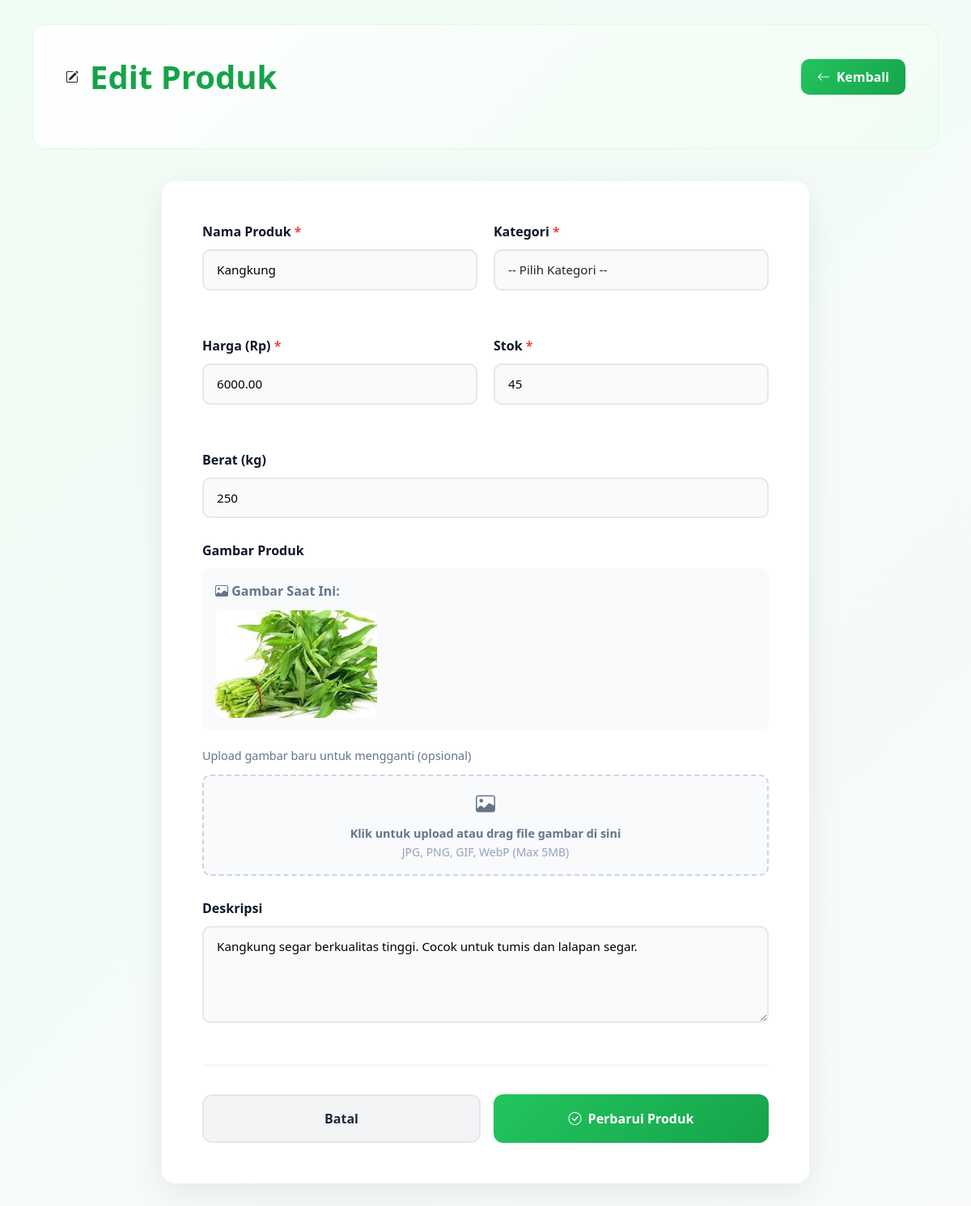
/admin/pages/products/edit.php?id=2 (signed in), run on the app's committed database.
### tables this page shows
CREATE TABLE IF NOT EXISTS `produk` (
  `id` int(11) NOT NULL AUTO_INCREMENT,
  `nama` varchar(100) NOT NULL,
  `deskripsi` text,
  `harga` decimal(10,2) NOT NULL,
  `stock` int(11) NOT NULL DEFAULT 0,
  `gambar` varchar(255) DEFAULT 'default.jpg',
  `kategori` varchar(50) DEFAULT NULL,
  `berat` int(11) DEFAULT NULL COMMENT 'Berat dalam gram',
  `created_at` timestamp NOT NULL DEFAULT CURRENT_TIMESTAMP,
  `updated_at` timestamp NOT NULL DEFAULT CURRENT_TIMESTAMP ON UPDATE CURRENT_TIMESTAMP,
  PRIMARY KEY (`id`)
);

### config/routes.php (called while the page is built)
<?php
return [
    'dashboard' => 'admin/pages/dashboard/dashboard.php',
    'login' => 'admin/login.php',
    'logout' => 'admin/logout.php',
    'kategori.index' => 'admin/pages/kategori/index.php',
    'kategori.create' => 'admin/pages/kategori/create.php',
    'kategori.edit' => 'admin/pages/kategori/edit.php',
    'kategori.delete' => 'admin/pages/kategori/delete.php',
    'ongkos-kirim.index' => 'admin/pages/ongkos-kirim/index.php',
    'ongkos-kirim.create' => 'admin/pages/ongkos-kirim/create.php',
    'ongkos-kirim.edit' => 'admin/pages/ongkos-kirim/edit.php',
    'ongkos-kirim.delete' => 'admin/pages/ongkos-kirim/delete.php',
    'voucher.index' => 'admin/pages/voucher/index.php',
    'voucher.create' => 'admin/pages/voucher/create.php',
    'voucher.edit' => 'admin/pages/voucher/edit.php',
    'voucher.delete' => 'admin/pages/voucher/delete.php',
    'products.index' => 'admin/pages/products/index.php',
    'products.create' => 'admin/pages/products/create.php',
    'products.edit' => 'admin/pages/products/edit.php',
    'products.delete' => 'admin/pages/products/delete.php',
    'products.reviews' => 'admin/pages/products/reviews.php',
    'transactions.index' => 'admin/pages/transactions/index.php',
    'transactions.detail' => 'admin/pages/transactions/detail.php',
    'transactions.invoice' => 'admin/pages/transactions/invoice.php',
    'review.index' => 'admin/messages/index.php',
];

### helpers/RouteHelper.php (called while the page is built, shortened)
<?php
function route($routeName, $params = [])
{
    static $routes = null;
    if ($routes === null) {
        $routes = require __DIR__ . '/../config/routes.php';
    }
    $path = $routes[$routeName];
    $basePath = '/sayur_mayur_app/';
    if (strpos($path, '/') !== 0) {
        $path = '/' . $path;
    }
    $path = $basePath . ltrim($path, '/');
    return $path;
}

### admin/pages/products/edit.php (the view, shortened to what this page needs)
<?php
include '../../../config/koneksi.php';
require_once '../../../helpers/RouteHelper.php';
$id = (int)($_GET['id'] ?? 0);
$stmt = mysqli_prepare($conn, "SELECT * FROM produk WHERE id = ?");
mysqli_stmt_bind_param($stmt, "i", $id);
mysqli_stmt_execute($stmt);
$item = mysqli_fetch_assoc(mysqli_stmt_get_result($stmt));
?>
<!DOCTYPE html>
<html lang="id">
<head>
  <link href="https://cdn.jsdelivr.net/npm/bootstrap@5.3.3/dist/css/bootstrap.min.css" rel="stylesheet">
  <link rel="stylesheet" href="https://cdn.jsdelivr.net/npm/bootstrap-icons@1.11.0/font/bootstrap-icons.css">
</head>
<body>
  <div class="admin-main">
      <div class="admin-content">
        <div class="page-header">
          <div class="page-header-top">
            <div class="page-header-title">
              <i class="bi bi-pencil-square"></i>
              <h1>Edit Produk</h1>
            </div>
            <a href="<?= route('products.index') ?>" class="back-btn-header">
              <i class="bi bi-arrow-left"></i> Kembali
            </a>
          </div>
        </div>
        <div style="display: flex; justify-content: center; width: 100%;">
          <div class="form-card">
            <form method="POST" enctype="multipart/form-data">
              <div class="form-row">
                <div class="form-group">
                  <label class="form-label">Nama Produk <span class="form-label-required">*</span></label>
                  <input type="text" name="nama" class="form-input" value="<?= htmlspecialchars($item['nama']); ?>" required>
                </div>
                <div class="form-group">
                  <label class="form-label">Kategori <span class="form-label-required">*</span></label>
                  <select name="kategori" class="form-select" required>
                    <option value="">-- Pilih Kategori --</option>
                  </select>
                </div>
              </div>
              <div class="form-row">
                <div class="form-group">
                  <label class="form-label">Harga (Rp) <span class="form-label-required">*</span></label>
                  <input type="number" name="harga" class="form-input" value="<?= $item['harga']; ?>" step="100" min="0" required>
                </div>
                <div class="form-group">
                  <label class="form-label">Stok <span class="form-label-required">*</span></label>
                  <input type="number" name="stock" class="form-input" value="<?= $item['stock']; ?>" min="0" required>
                </div>
              </div>
              <div class="form-group">
                <label class="form-label">Berat (kg)</label>
                <input type="number" name="berat" class="form-input" value="<?= $item['berat']; ?>" step="0.1" min="0">
              </div>
              <div class="form-group">
                <label class="form-label">Gambar Produk</label>
                <?php if (!empty($item['gambar'])): ?>
                  <div class="current-image">
                    <span class="current-image-label"><i class="bi bi-image"></i> Gambar Saat Ini:</span>
                    <img src="../../../../assets/img/<?= htmlspecialchars($item['gambar']); ?>" alt="<?= htmlspecialchars($item['nama']); ?>">
                  </div>
                <?php endif; ?>
                <p style="color: #64748b; font-size: 0.9rem; margin-bottom: 12px;">Upload gambar baru untuk mengganti (opsional)</p>
                <div class="file-input-wrapper">
                  <label for="gambar" class="file-input-label">
                    <i class="bi bi-image"></i>
                    <p>Klik untuk upload atau drag file gambar di sini</p>
                    <small style="color: #94a3b8;">JPG, PNG, GIF, WebP (Max 5MB)</small>
                  </label>
                </div>
              </div>
              <div class="form-group">
                <label class="form-label">Deskripsi</label>
                <textarea name="deskripsi" class="form-textarea"><?= htmlspecialchars($item['deskripsi'] ?? ''); ?></textarea>
              </div>
              <div class="form-actions">
                <a href="<?= route('products.index') ?>" class="btn-cancel">Batal</a>
                <button type="submit" class="btn-submit">
                  <i class="bi bi-check-circle"></i> Perbarui Produk
                </button>
              </div>
            </form>
          </div>
        </div>
      </div>
  </div>
</body>
</html>

### admin/pages/products/edit.php (style rules this page uses)
* { margin: 0; padding: 0; box-sizing: border-box; }
body { font-family: 'Segoe UI'; background: linear-gradient(135deg, #f0fdf4 0%, #f8fafc 100%); min-height: 100vh; }
.admin-main { min-height: 100vh; display: flex; flex-direction: column; }
.admin-content { padding: 30px 40px; display: flex; flex-direction: column; flex: 1; width: 100%; }
.page-header { background: linear-gradient(135deg, #ffffff 0%, #f0fdf4 100%); border-radius: 16px; padding: 40px; margin-bottom: 40px; border: 1px solid #dcfce7; }
.page-header-top { display: flex; align-items: center; justify-content: space-between; margin-bottom: 24px; }
.page-header-title { display: flex; align-items: center; gap: 14px; }
.page-header-title h1 { font-size: 2.5rem; font-weight: 900; color: #16a34a; margin: 0; }
.back-btn-header { display: inline-flex; align-items: center; gap: 8px; padding: 10px 20px; background: linear-gradient(135deg, #22c55e 0%, #16a34a 100%); color: white; border-radius: 10px; text-decoration: none; font-weight: 600; }
.form-card { background: white; border-radius: 16px; padding: 50px; box-shadow: 0 10px 40px rgba(0, 0, 0, 0.08); max-width: 800px; width: 100%; margin: 0 auto; }
.form-group { margin-bottom: 28px; }
.form-row { display: grid; grid-template-columns: repeat(2, 1fr); gap: 20px; margin-bottom: 28px; }
.form-label { font-weight: 700; color: #0f172a; margin-bottom: 10px; }
.form-label-required { color: #ef4444; }
.form-input, .form-select, .form-textarea { width: 100%; padding: 12px 16px; border: 2px solid #e5e7eb; border-radius: 10px; font-size: 0.95rem; background: #fafafa; }
.form-textarea { resize: vertical; min-height: 120px; }
.file-input-wrapper { position: relative; overflow: hidden; }
.file-input-label { display: block; padding: 16px; border: 2px dashed #cbd5e1; border-radius: 10px; text-align: center; cursor: pointer; background: #f8fafc; }
.file-input-label i { font-size: 1.5rem; color: #64748b; display: block; margin-bottom: 8px; }
.file-input-label p { margin: 0; color: #64748b; font-weight: 600; font-size: 0.9rem; }
.current-image { margin-bottom: 20px; padding: 16px; background: #f8fafc; border-radius: 10px; }
.current-image-label { font-weight: 600; color: #64748b; margin-bottom: 12px; display: block; }
.current-image img { max-width: 200px; max-height: 200px; border-radius: 8px; }
.form-actions { display: flex; gap: 16px; margin-top: 45px; padding-top: 35px; border-top: 2px solid #f1f5f9; }
.btn-submit { flex: 1; padding: 16px 32px; background: linear-gradient(135deg, #22c55e 0%, #16a34a 100%); color: white; border: none; border-radius: 12px; font-weight: 700; cursor: pointer; display: flex; align-items: center; justify-content: center; gap: 8px; }
.btn-cancel { flex: 1; padding: 16px 32px; background: #f3f4f6; color: #1e293b; border: 2px solid #e5e7eb; border-radius: 12px; font-weight: 700; cursor: pointer; text-decoration: none; display: flex; align-items: center; justify-content: center; }

### data on the page
produk: nama "Kangkung", harga "6000.00", stock "45", berat "250", gambar (picture), deskripsi "Kangkung segar berkualitas tinggi. Cocok untuk tumis dan lalapan segar."
